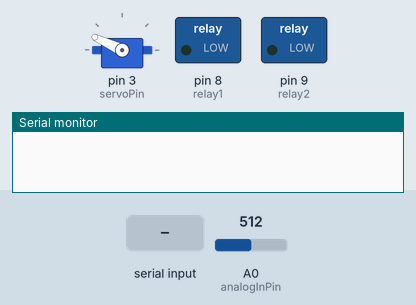
Recording of a sketch running on a simulated Arduino Uno, built with avr-gcc and run on an emulated ATmega328P. Parts: servo, switched loads named in the sketch (green lamp = pin HIGH), the last lines printed to the serial monitor. The inputs (shaded band) are chosen by the test bench; at power-on: A0 (analogInPin) = 512.

Above: at 6.2 s.
6.3 s: "xem phim" received over Serial
At 12.03 s:
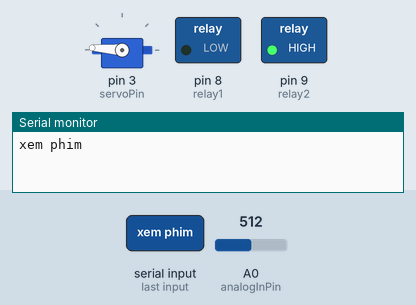
14.2 s: "1" received over Serial
At 14.44 s:
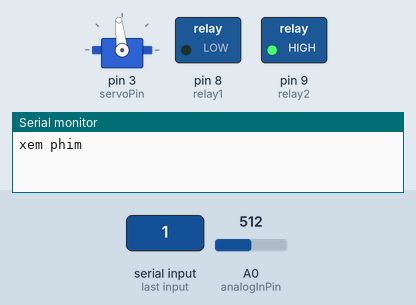
17.7 s: A0 (analogInPin) set to 587
21.2 s: A0 (analogInPin) set to 614
At 24.1 s:
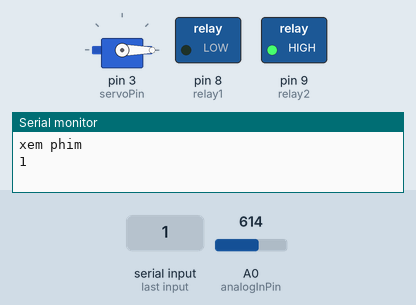
Timing chart, 0 to 25.6 s (numbered marks = the images above; inputs shaded):
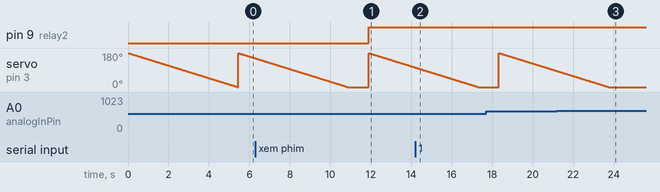

The sketch:

voice.ino
```cpp
#include <Servo.h>

const int analogInPin = A0;
int sensorValue = 0;
int servoPin = 3;
Servo servo;
int relay1 = 8;
int relay2 = 9;
String voice;

void setup() {
  Serial.begin(9600);
  servo.attach(servoPin);
  pinMode(relay1, OUTPUT);
  pinMode(relay2, OUTPUT);
  digitalWrite(relay1, LOW);
  digitalWrite(relay2, LOW);
}

void loop() {
  sensorValue = analogRead(analogInPin);

if (sensorValue < 600) {
  for (int i = 180; i >= 0; i--) {
    servo.write(i);
    delay(30);
  }
}


  if (Serial.available() > 0) {
    voice = Serial.readString();
    voice.trim();
    voice.toLowerCase();
    Serial.println(voice);

    // Điều khiển relay thông qua lệnh bằng giọng nói
    if (voice == "mở đèn") {
      digitalWrite(relay1, HIGH);
    }
    if (voice == "tắt đèn đi") {
      digitalWrite(relay1, LOW);
    }
    if (voice == "mở tivi") {
      digitalWrite(relay2, HIGH);
    }
    if (voice == "tắt tivi") {
      digitalWrite(relay2, LOW);
    }
    if (voice == "xem phim") {
      digitalWrite(relay1, LOW);
      digitalWrite(relay2, HIGH);
    }
    if (voice == "đi ngủ") {
      digitalWrite(relay1, LOW);
      digitalWrite(relay2, LOW);
    }

    // Điều khiển servo
    if (voice == "servo 0 độ") {
      servo.write(0);
    }
    if (voice == "servo 90 độ") {
      servo.write(90);
    }
    if (voice == "servo 180 độ") {
      servo.write(180);
    }
  }
}
```

Measured:
- the behaviour switches between 599 and 600 on A0 (analogInPin) (found by bisection; images 2 and 3)
- after the input at 6.3 s, pin 9 (relay2): LOW → HIGH after 5.6 s
- after the input at 14.2 s, servo on pin 3 (servoPin): goes on until 17.3 s, then stays 0°
- after the input at 21.2 s, servo on pin 3 (servoPin): goes on until 23.7 s, then stays 0°
